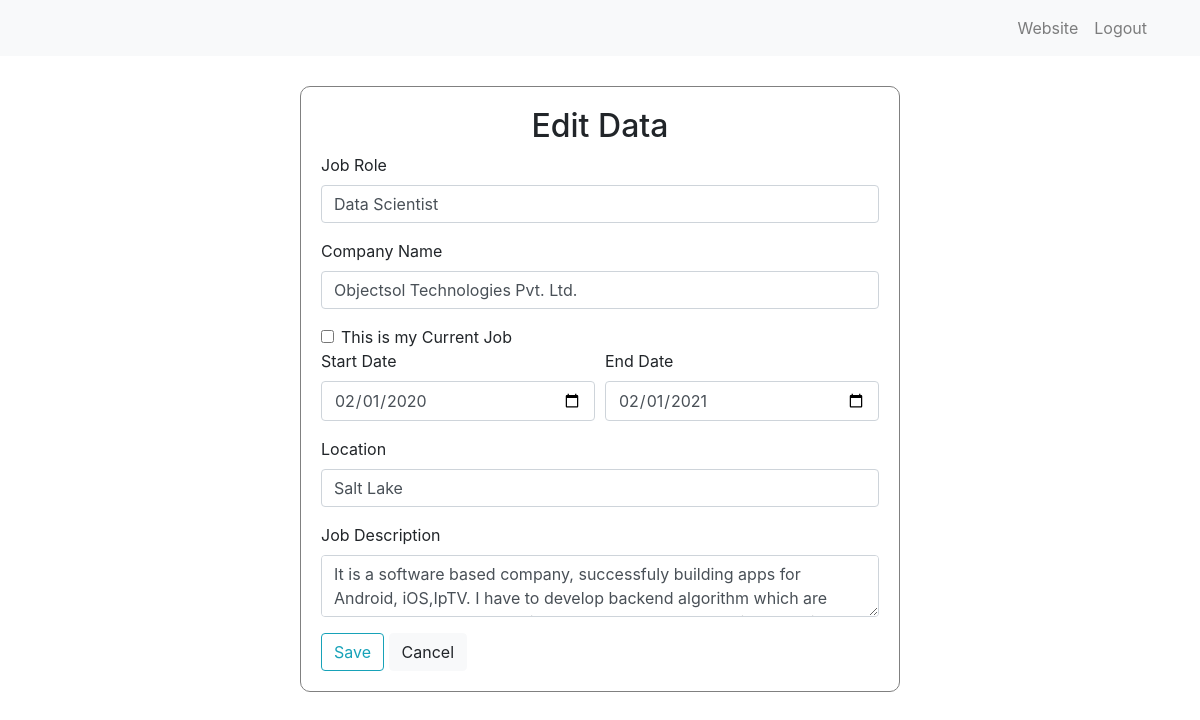
/formdata/job/1 (signed in), run on an earlier commit of the app's database.
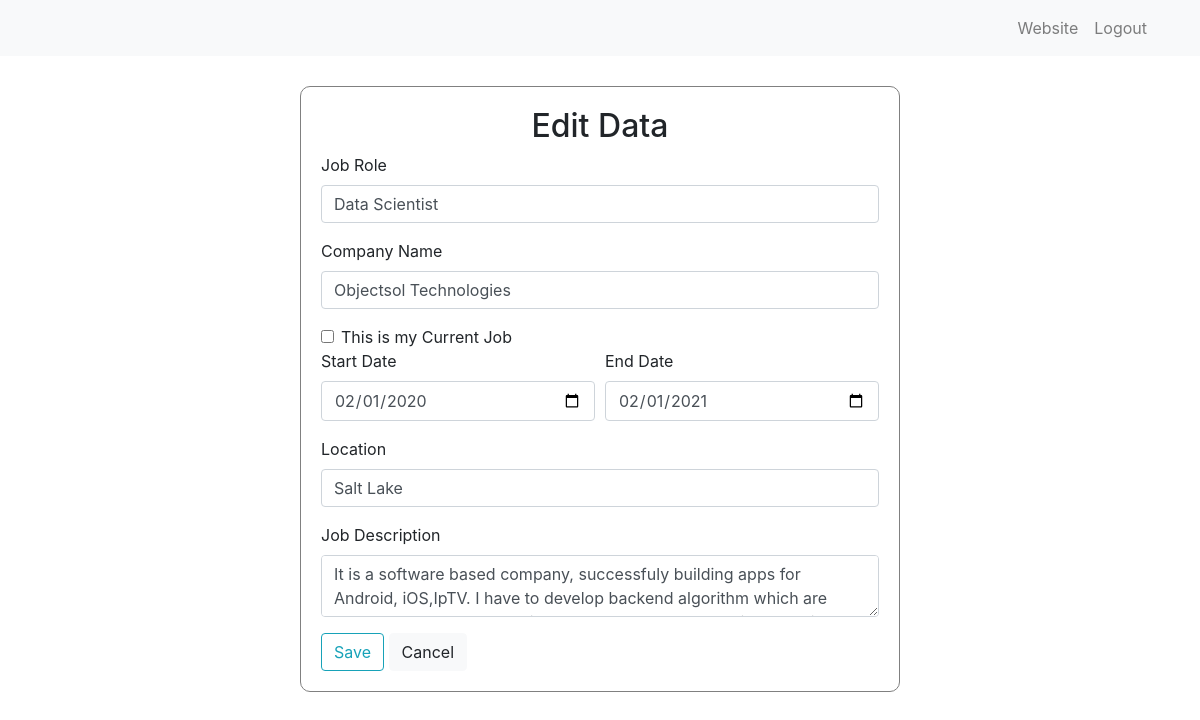
And on a later commit of the database.
### portfolio/models.py (models this page shows)
class Job(db.Model):
    id = db.Column(db.Integer, primary_key=True)
    role = db.Column(db.String(30), unique=False, nullable=False)
    company = db.Column(db.String(30), unique=False, nullable=False)
    start = db.Column(db.DateTime, unique=False, nullable=True)
    end = db.Column(db.DateTime, unique=False, nullable=True)
    place = db.Column(db.String(30), unique=False, nullable=True)
    jd = db.Column(db.String(100), unique=False, nullable=False)
    user_id = db.Column(db.Integer, db.ForeignKey('user.id'), nullable=False)

### portfolio/routes.py (the view, shortened to what this page needs)
@main.route('/formdata/<path:form_type>/<int:data_id>', methods=['GET', 'POST'])
@login_required
def edit_post(data_id, form_type):
    if form_type == 'testimoni':
        testimoni_data = Testimonial.query.filter_by(id=data_id).first()
        test_form = Testimoni_form(id=data_id)
        pic_form = changepictureForm(id=data_id)
        if test_form.submit.data and test_form.validate_on_submit():
            testimoni_data.name = test_form.name.data
            testimoni_data.desc = test_form.desc.data
            testimoni_data.testimony = test_form.main.data
            db.session.commit()
            return redirect(url_for('main.data'))
        elif request.method == 'GET':
            test_form.name.data = testimoni_data.name
            test_form.desc.data = testimoni_data.desc
            test_form.main.data = testimoni_data.testimony
            return render_template('edit_data.html', form=test_form, type=form_type, pic=True, image=testimoni_data, form_pic=pic_form)
        return render_template('edit_data.html', form=test_form, type=form_type, pic=True, image=testimoni_data, form_pic=pic_form)
    elif form_type == 'job':
        jobdata = Job.query.filter_by(id=data_id).first()
        jobform = JobForm(id=data_id)
        if jobform.validate_on_submit():
            jobdata.role = jobform.role.data
            jobdata.company = jobform.company.data
            jobdata.start = datetime.strptime(
                jobform.start.data.strftime("%d %B %Y"), "%d %B %Y")
            if jobform.end.data == None:
                jobform.end.data = None
            else:
                jobform.end.data = datetime.strptime(
                    jobform.end.data.strftime("%d %B %Y"), "%d %B %Y")
            jobdata.end = jobform.end.data
            jobdata.place = jobform.place.data
            jobdata.jd = jobform.jd.data
            db.session.commit()
            return redirect(url_for('main.data'))
        elif request.method == 'GET':
            jobform.role.data = jobdata.role
            jobform.company.data = jobdata.company
            jobform.start.data = jobdata.start
            if jobdata.end == None:
                jobform.current.data = True
            else:
                jobform.end.data = jobdata.end
            jobform.place.data = jobdata.place
            jobform.jd.data = jobdata.jd
            return render_template('edit_data.html', form=jobform, type=form_type)
        return render_template('edit_data.html', form=jobform, type=form_type)

### portfolio/forms.py (shortened to what this page needs)
class JobForm(FlaskForm):
    role = StringField('Job Role', validators=[DataRequired()])
    company = StringField('Company Name', validators=[DataRequired()])
    current = BooleanField('This is my Current Job')
    start = DateField('Start Date', validators=[
                      DataRequired()], format=f'%Y-%m-%d')
    end = DateField('End Date', format=f'%Y-%m-%d')
    place = StringField('Location')
    jd = TextAreaField('Job Description', validators=[DataRequired()])
    submit = SubmitField('Save')
    def __init__(self, id=None, *args, **kwargs):
        self.id = id
        super(JobForm, self).__init__(*args, **kwargs)

### portfolio/models.py (called while the page is built)
@login_manager.user_loader
def load_user(user_id):
    return User.query.get(int(user_id))

### portfolio/templates/edit_data.html (shortened to what this page needs)
<!DOCTYPE html>
<html lang="en">
  <head>
    <link
      rel="stylesheet"
      href="https://maxcdn.bootstrapcdn.com/bootstrap/4.0.0/css/bootstrap.min.css"
    />
    <link
      rel="stylesheet"
      href="https://stackpath.bootstrapcdn.com/font-awesome/4.7.0/css/font-awesome.min.css"
    />
  </head>
  <body>
    <nav class="navbar navbar-expand-lg navbar-light bg-light">
      <div class="container">
      <div class="collapse navbar-collapse" id="navbarSupportedContent">
        <ul class="navbar-nav ml-auto">
          <li class="nav-item">
            <a class="nav-link" href="{{url_for('main.home')}}" target="_blank">Website</a>
          </li>
          {% if current_user.is_authenticated %}
          <li class="nav-item">
            <a class="nav-link" href="{{url_for('main.logout')}}">Logout</a>
          </li>
          {% else %}
          <li class="nav-item">
            <a class="nav-link" href="{{url_for('main.login')}}">Login</a>
          </li>
          {% endif %}
        </ul>
      </div>
    </div>
    </nav>
    <div class="container custom">
      <h2 style="text-align: center;">Edit Data</h2>
    <form method="POST" enctype="multipart/form-data">
      {% if type == 'job' %}
        <div class="form-group">
          {{form.role.label(class="form-control-label")}}
          {% if form.role.errors %}
            {{form.role(class="form-control is-invalid")}}
            <div class="invalid-feedback">
              {% for error in form.role.errors %}
              <span>{{ error }}</span>
              {% endfor %}
            </div>
            {% else %}
            {{form.role(class="form-control")}}
          {% endif %}
        </div>
        <div class="form-group">
          {{form.company.label(class="form-control-label")}}
          {% if form.company.errors %}
            {{form.company(class="form-control is-invalid")}}
            <div class="invalid-feedback">
              {% for error in form.company.errors %}
              <span>{{ error }}</span>
              {% endfor %}
            </div>
            {% else %}
            {{form.company(class="form-control")}}
          {% endif %}
        </div>
        <div class="form-check">
          {{form.current(class="form-check-input")}}
          {{form.current.label(class="form-check-label")}}
        </div>
        <div class="form-row">
          <div class="form-group col-md-6">
            {{form.start.label(class="form-control-label")}}
            {% if form.start.errors %}
              {{form.start(class="form-control is-invalid")}}
              <div class="invalid-feedback">
                {% for error in form.start.errors %}
                <span>{{ error }}</span>
                {% endfor %}
              </div>
              {% else %}
              {{form.start(class="form-control")}}
            {% endif %}
          </div>
          <div class="form-group col-md-6">
            {{form.end.label(class="form-control-label")}}
            {% if form.end.errors %}
              {{form.end(class="form-control is-invalid")}}
              <div class="invalid-feedback">
                {% for error in form.end.errors %}
                <span>{{ error }}</span>
                {% endfor %}
              </div>
              {% else %}
              {{form.end(class="form-control")}}
            {% endif %}
          </div>
        </div>
        <div class="form-group">
          {{form.place.label(class="form-control-label")}}
          {% if form.place.errors %}
            {{form.place(class="form-control is-invalid")}}
            <div class="invalid-feedback">
              {% for error in form.place.errors %}
              <span>{{ error }}</span>
              {% endfor %}
            </div>
            {% else %}
            {{form.place(class="form-control")}}
          {% endif %}
        </div>
        <div class="form-group">
          {{form.jd.label(class="form-control-label")}}
          {% if form.jd.errors %}
            {{form.jd(class="form-control is-invalid")}}
            <div class="invalid-feedback">
              {% for error in form.jd.errors %}
              <span>{{ error }}</span>
              {% endfor %}
            </div>
            {% else %}
            {{form.jd(class="form-control")}}
          {% endif %}
        </div>
        <span class="form-group">
          {{ form.submit(class="btn btn-outline-info") }}
        </span>
      {% endif %}
      <a href="{{url_for('main.data')}}">
        <button type="button" class="btn btn-light">Cancel</button></a
      >
    </form>
  </div>
  </body>
</html>

### portfolio/templates/edit_data.html (style rules this page uses)
.custom { margin: 30px auto; padding: 20px; border: 1px solid grey; width: 50%; border-radius: 10px; }

What changed in the data, as far as the page shows it:
changed Job "Data Scientist": company "Objectsol Technologies Pvt. Ltd." → "Objectsol Technologies"
